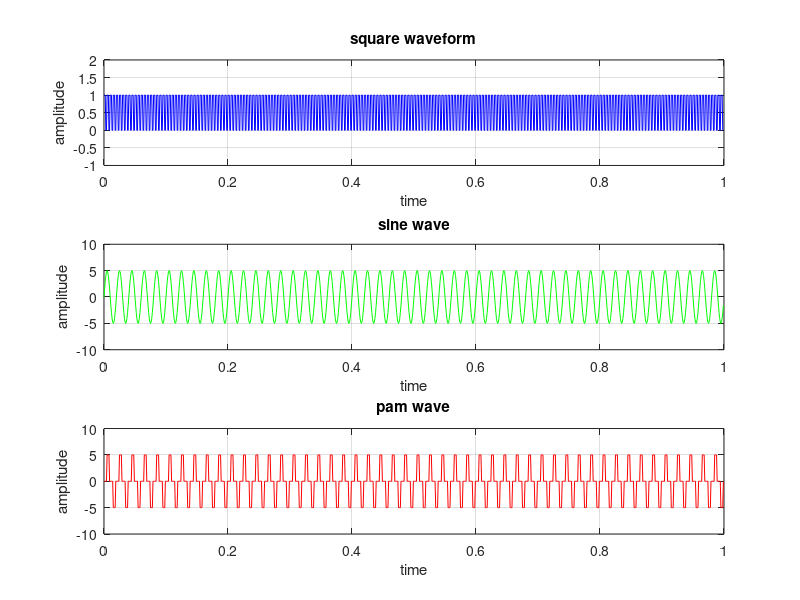

Write the MATLAB code that produced this figure.
clc;
fc=200;
fm=50;
fs=1000;
a=5;
t=1;
n=[0:1/fs:t];
n=n(1:end-1);
dutycycle=50;
s=square(2*pi*fc*n,dutycycle);
s(find(s<0))=0;
plot(s);
m=5*sin(2*pi*fm*n);
period_sam=length(n)/fc;
ind=1:period_sam:length(n);
on_samp=ceil(period_sam*dutycycle/100);
pam=zeros(1,length(n));
for i=1:length(ind)
pam(ind(i):ind(i)+on_samp)=m(ind(i));
end
subplot(3,1,1);
plot(n,s,'b');
grid on;
xlabel('time');
ylabel('amplitude');
title('square waveform');
ylim([-1,2]);
subplot(3,1,2);
plot(n,m,'g');
grid on;
xlabel('time');
ylabel('amplitude');
title('sine wave');
ylim([-10,10]);
subplot(3,1,3);
plot(n,pam,'r');
grid on;
xlabel('time');
ylabel('amplitude');
title('pam wave');
ylim([-10,10]);